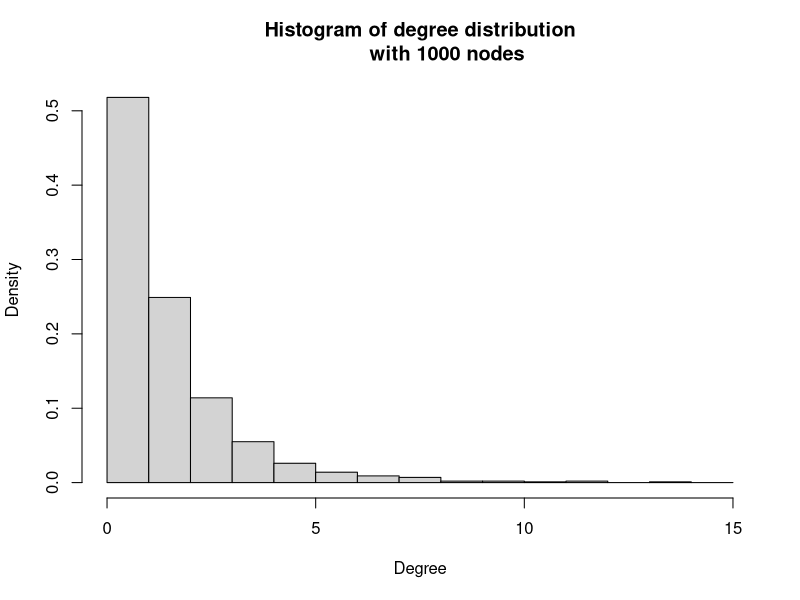
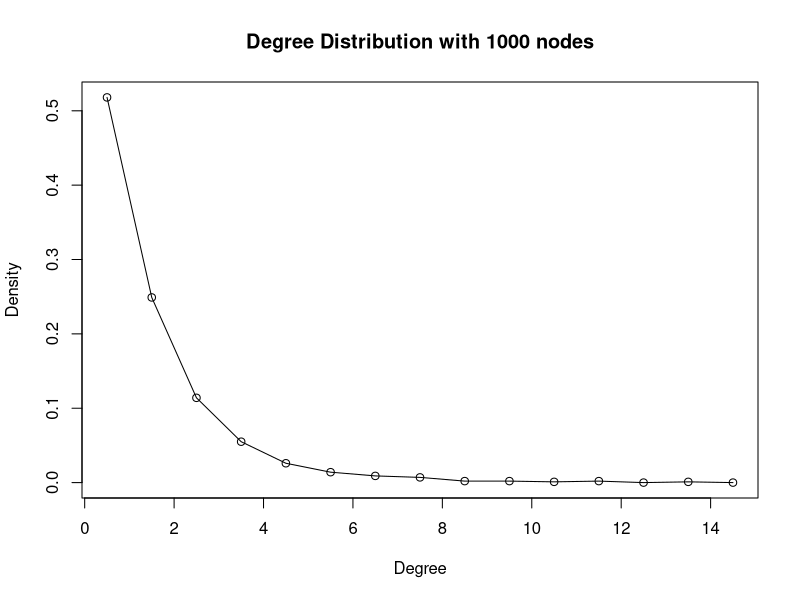
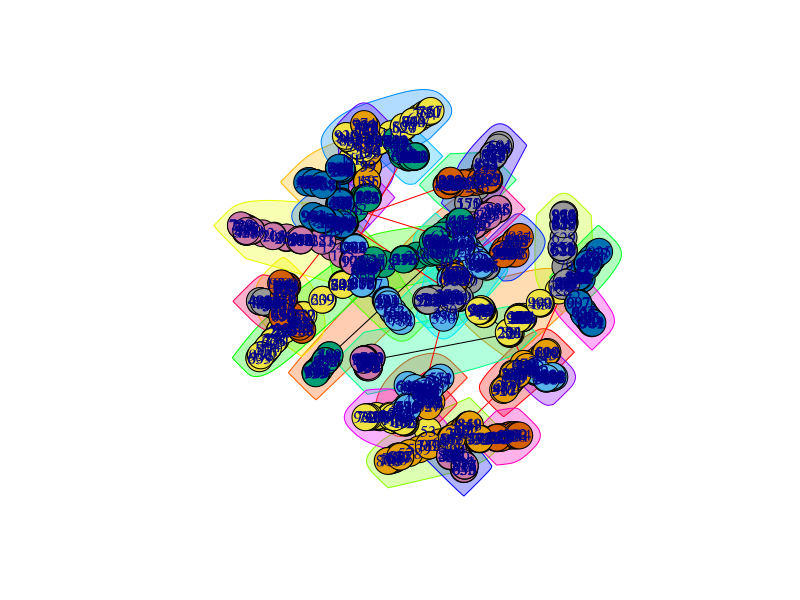

R code for these plots, in order:
#Problem 3
#(a)

library(igraph)

num <- 1000
g <- aging.prefatt.game(num, pa.exp = 1, aging.exp = -1, aging.bin = 100, directed = FALSE)
dg <- degree(g)
h <- hist(dg, breaks = seq(0, to = max(dg) + 1, by = 1), freq = FALSE, main = "Histogram of degree distribution
	 with 1000 nodes", xlab = "Degree")
p <- data.frame(x = h$mids, y = h$density)
plot(p, type = "o", main = "Degree Distribution with 1000 nodes", xlab = "Degree", ylab = "Density")

#(b)
com <- fastgreedy.community(g)
mod <- modularity(com)
plot(com, g)
mod